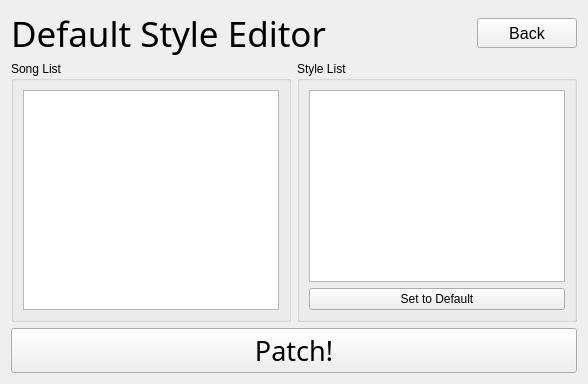
      <widget class="QWidget" name="DefaultStyleEditor">
       <layout class="QVBoxLayout" name="verticalLayout_14">
        <item>
         <layout class="QHBoxLayout" name="DS_Title">
          <item>
           <widget class="QLabel" name="DS_Title_Label">
            <property name="maximumSize">
             <size>
              <width>16777215</width>
              <height>44</height>
             </size>
            </property>
            <property name="font">
             <font>
              <family>Continuum Medium</family>
              <pointsize>26</pointsize>
             </font>
            </property>
            <property name="text">
             <string>Default Style Editor</string>
            </property>
           </widget>
          </item>
          <item>
           <widget class="QPushButton" name="DS_Back_Button">
            <property name="maximumSize">
             <size>
              <width>100</width>
              <height>30</height>
             </size>
            </property>
            <property name="font">
             <font>
              <pointsize>12</pointsize>
             </font>
            </property>
            <property name="text">
             <string>Back</string>
            </property>
           </widget>
          </item>
         </layout>
        </item>
        <item>
         <layout class="QHBoxLayout" name="DS_Lists">
          <item>
           <widget class="QGroupBox" name="DS_SongBox">
            <property name="title">
             <string>Song List</string>
            </property>
            <layout class="QVBoxLayout" name="verticalLayout_15">
             <item>
              <widget class="QListWidget" name="DS_Songs"/>
             </item>
            </layout>
           </widget>
          </item>
          <item>
           <widget class="QGroupBox" name="DS_StyleBox">
            <property name="title">
             <string>Style List</string>
            </property>
            <layout class="QVBoxLayout" name="verticalLayout_16">
             <item>
              <widget class="QListWidget" name="DS_Styles"/>
             </item>
             <item>
              <widget class="QPushButton" name="DS_Reset">
               <property name="text">
                <string>Set to Default</string>
               </property>
              </widget>
             </item>
            </layout>
           </widget>
          </item>
         </layout>
        </item>
        <item>
         <widget class="QPushButton" name="DS_Patch">
          <property name="minimumSize">
           <size>
            <width>0</width>
            <height>45</height>
           </size>
          </property>
          <property name="font">
           <font>
            <family>Continuum Medium</family>
            <pointsize>20</pointsize>
           </font>
          </property>
          <property name="text">
           <string>Patch!</string>
          </property>
         </widget>
        </item>
       </layout>
      </widget>
